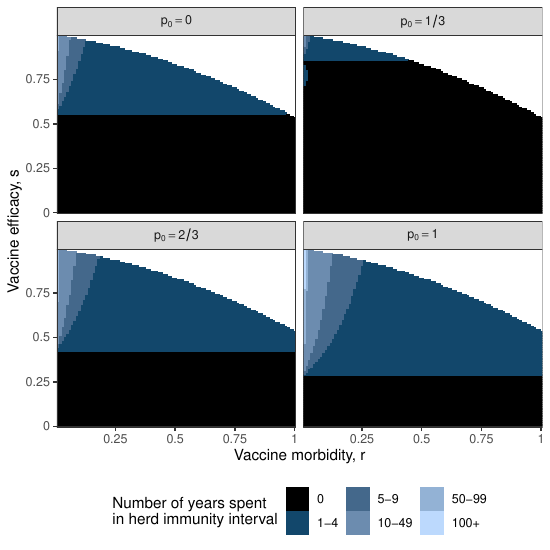

Here is the R script that generated this plot:
source("../model_funs.R")
source("../plot_params.R")

generate_data <- FALSE

if(generate_data){
  R0 <- 1.4 ## fix R0
  p0 <- seq(0, 1, length.out = 4)
  inputs <- expand_grid(R0, r, s, p0)
  
  data <- (inputs
   %>% rowwise()
   ## first, iterate map to get period
   %>% mutate(period = get_period(R0, r, s, p0)))
  
  saveRDS(data, "data/checkpoint.RDS")
  
  data <- (data 
   ## only take parameters that converge to a period 1 solution
   %>% filter(period == 1, r != 0, s != 1)
   ## calculate time in HI interval
   %>% rowwise()
   %>% mutate(time_in_HI = time_in_HI(
     R0 = R0,
     r = r,
     s = s,
     p0 = p0
     ))
  )
  
  saveRDS(data, "data/plot_data.RDS")
} else {
  data <- readRDS("data/plot_data.RDS")
}

data <- (data 
  %>% mutate(p0 = case_when(
    p0 == 0 ~ "0",
    p0 == 1 ~ "1",
    T ~ paste0(3*p0 %% 3, '/3'))
    )
  %>% mutate(p0 = as_factor(paste0("p[0] == ", p0)))
)

cut_vec <- c(0, 1, 5, 10, 50, 100, Inf)
labels <- character(length(cut_vec)-1)
for(i in 1:(length(cut_vec)-1)){
  if(i == 1){
    labels[i] <- as.character(cut_vec[i])
  } else if (i == length(cut_vec)-1){
    labels[i] <- paste0(cut_vec[i], "+")
  } else {
    labels[i] <- paste0(cut_vec[i], "-", cut_vec[i+1]-1)
  }
}

(ggplot(data
        %>% drop_na()
        , aes(x = r, y = s,
              # fill = time_in_HI,
              # colour = time_in_HI
        fill = cut(time_in_HI, cut_vec, right = FALSE),
        colour = cut(time_in_HI, cut_vec, right = FALSE)
        ))
  + geom_tile()
  + facet_wrap(facets = vars(p0),
               labeller = label_parsed,
               ncol = 2)
  + scale_x_continuous(
    labels = c(0, 0.25, 0.5, 0.75, 1),
    expand = expansion(mult = 0)
  )
  + scale_y_continuous(
    labels = c(0, 0.25, 0.5, 0.75, 1),
    expand = expansion(mult = 0)
  )
  + scale_fill_manual(
    values = palette4,
    labels = labels
  )
  + scale_colour_manual(
    values = palette4
  )
  + labs(x = "Vaccine morbidity, r",
         y = "Vaccine efficacy, s",
         fill = "Number of years spent\nin herd immunity interval"
         )
  + guides(
    colour = FALSE
    )
  + theme(legend.position = "bottom",
          legend.direction = "horizontal")
)

ggsave("suppfig3.pdf", width = fig_width, height = fig_width)



